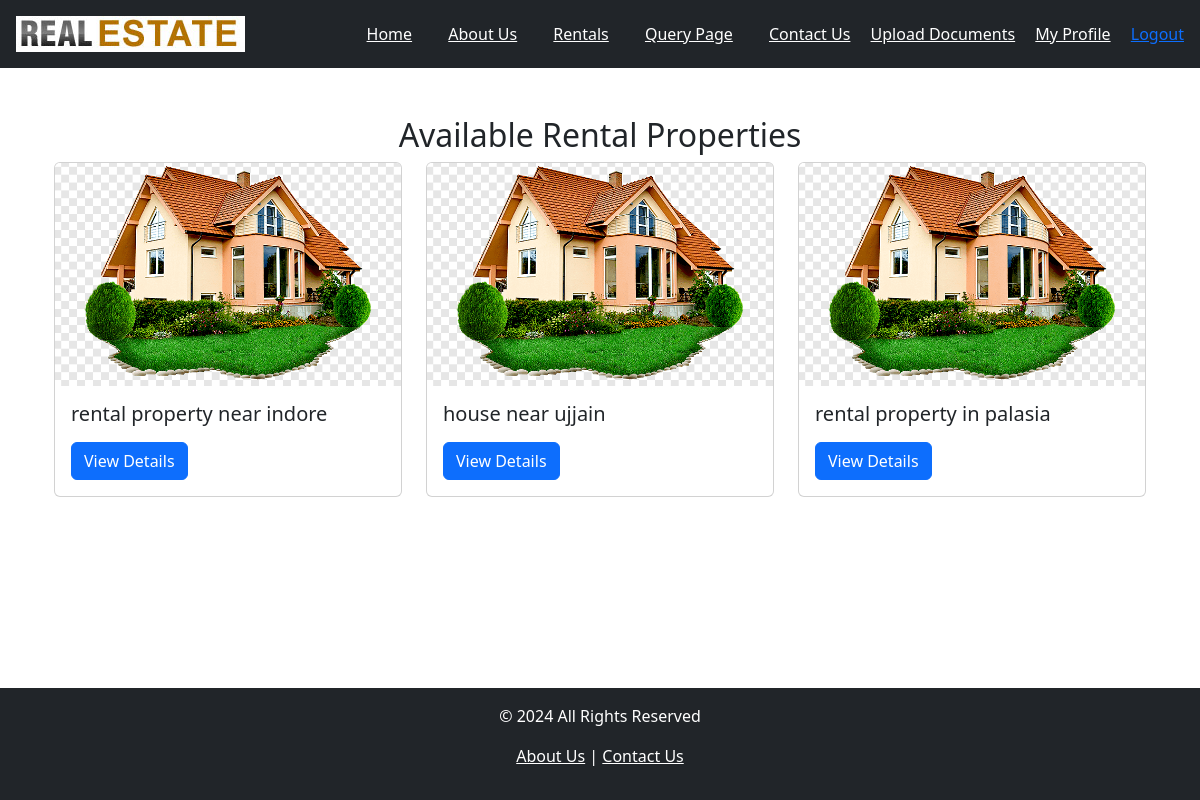
The app's page /api/rentals/ (signed in), older data.
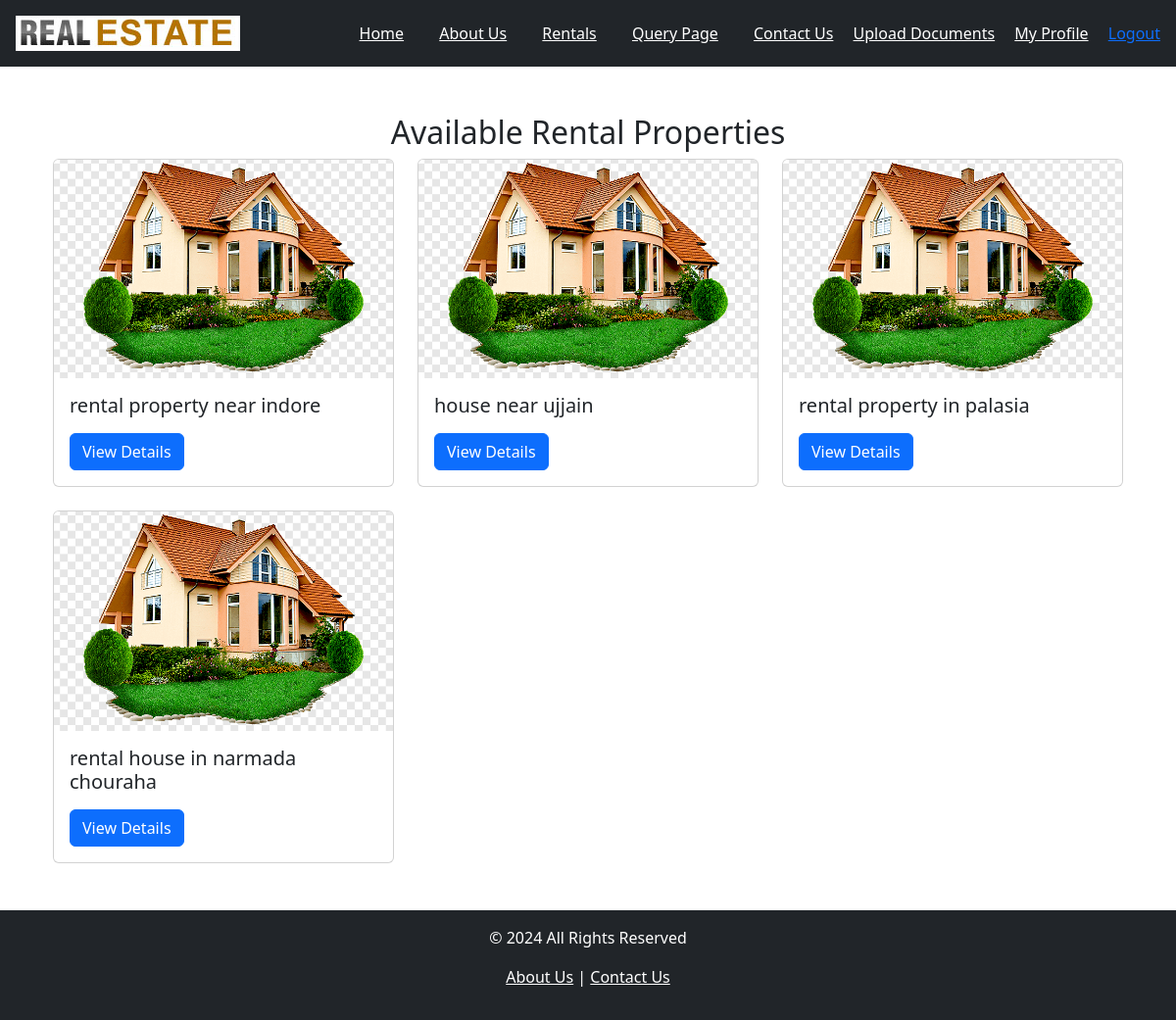
The same page, newer data.
### app1/models.py (models this page shows, shortened)
class RentalProperty(models.Model):
    title = models.CharField(max_length=255)
    description = models.TextField(blank=True, null=True)
    location = models.CharField(max_length=255)
    property_type = models.CharField(max_length=50, choices=[("Apartment", "Apartment"), ("House", "House"), ("Office", "Office"), ("COMMERCIAL", "Commercial"), ("VILLA", "Villa")])
    property_subtype = models.CharField(
        max_length=20, choices=[
        ("2BHK", "2BHK"),
         ("3BHK","3BHK"),
         ("4BHK","4BHK"),
         ("VILLA","VILLA"),
         ("PANT HOUSE","PANT HOUSE"),
         ("OTHERS","OTHERS")], default="OTHERS"
    )
    rent_price = models.DecimalField(max_digits=10, decimal_places=2)
    available_from = models.DateField()
    owner = models.ForeignKey(Owner, on_delete=models.CASCADE, related_name="rental_properties")

### app1/views.py (the view)
# urls.py: path('rentals/', rental_list, name='rental_list'),
@login_required
def rental_list(request):
    properties = RentalProperty.objects.all()
    return render(request, 'rental_list.html', {'properties': properties})

### app1/templates/rental_list.html (shortened to what this page needs)
{% extends 'base.html' %}
{% load static %}
{% block content %}
<link rel="stylesheet" href="{% static 'app1/css/rental_list.css' %}">
<div class="container mt-4">
    <h2 class="text-center">Available Rental Properties</h2>
    <div class="row">
        {% for property in properties %}
        <div class="col-md-4 rental_detail">
            <div class="card mb-4">
                <a href="{% url 'rental_detail' property.id %}">
                    <img src="{{ property.image.url }}"
                         class="card-img-top"
                         alt="Property Image"
                         onerror="this.onerror=null; this.src='{% static 'app1/images/default_property.png' %}'">
                </a>
                <div class="card-body">
                    <h5 class="card-title">{{ property.title }}</h5>
                    <a href="{% url 'rental_detail' property.id %}" class="btn btn-primary">View Details</a>
                </div>
            </div>
        </div>
        {% empty %}
        <p class="text-center">No rental properties available.</p>
        {% endfor %}
    </div>
</div>
{% endblock %}

Row changes from the older to the newer data that the page shows:
added RentalProperty: title "rental house in narmada chouraha"
